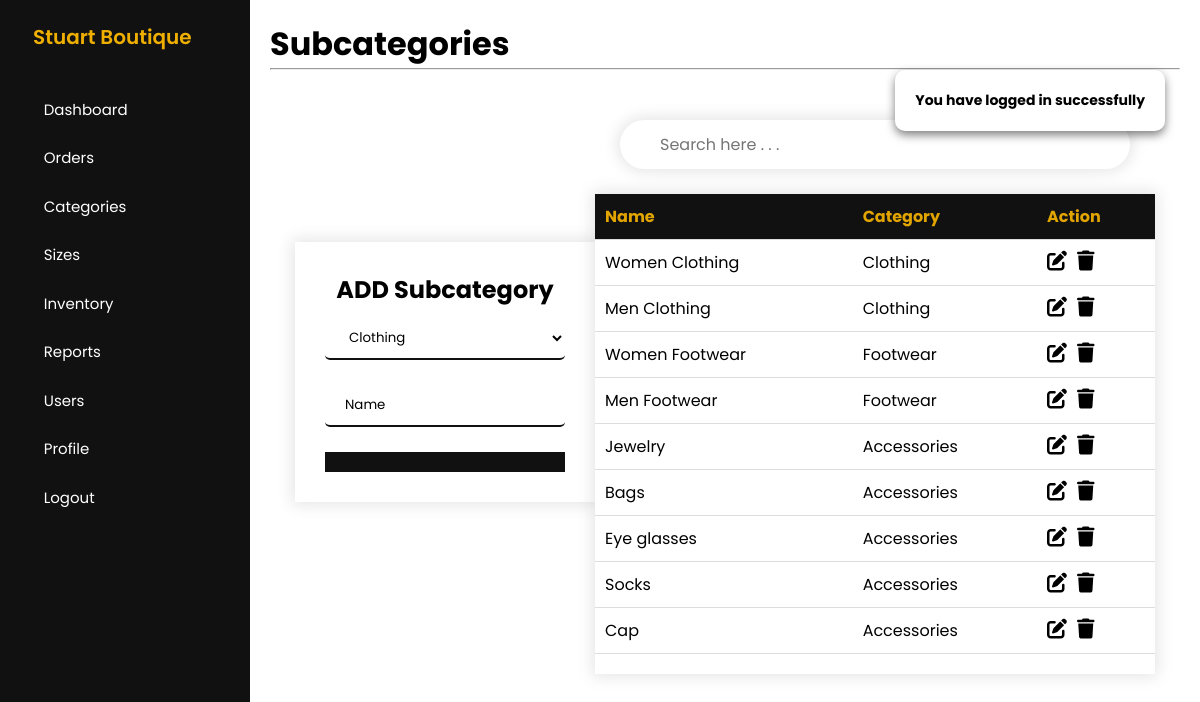
The app's page /admin/add-subcategories.php (signed in) with its own data.
### tables this page shows
CREATE TABLE `subcategories` (
  `subcategoryID` int(11) NOT NULL,
  `subcategoryName` varchar(255) NOT NULL,
  `categoryID` int(11) NOT NULL
);

CREATE TABLE `categories` (
  `categoryID` int(11) NOT NULL,
  `categoryName` varchar(255) NOT NULL
);

### config/DatabaseConnection.php (called while the page is built, shortened)
<?php
    class DatabaseConnection
    {
        public function __construct()
        {
            $this->conn = new mysqli(HOSTNAME,USERNAME,PASSWORD,DATABASE);
        }
    }
?>

### admin/controllers/CategoriesController.php (called while the page is built, shortened)
<?php
    class CategoriesController
    {
        private $conn;
        public function __construct()
        {
            $db = new DatabaseConnection;
            $this->conn = $db->conn;
        }
        public function rows($row)
        {
            return $data = [
                'id' => $row['categoryID'],
                'name' => $row['categoryName']
            ];
        }
        public function get()
        {
            $getDataQuery = "
                SELECT *
                FROM categories
            ";
            $result = $this->conn->query($getDataQuery);
            if($result->num_rows > 0){
                return $result;
            }else{
                return false;
            }
        }
    }
?>

### admin/controllers/SubcategoriesController.php (called while the page is built, shortened)
<?php
    class SubcategoriesController
    {
        private $conn;
        public function __construct()
        {
            $db = new DatabaseConnection;
            $this->conn = $db->conn;
        }
        public function rows($row)
        {
            return $data = [
                'id' => $row['subcategoryID'],
                'name' => $row['subcategoryName'],
                'categoryID' => $row['categoryID'],
                'categoryName' => $row['categoryName']
            ];
        }
        public function get()
        {
            $getDataQuery = "
                SELECT subcategories.*, categories.categoryName
                FROM subcategories
                INNER JOIN categories
                ON subcategories.categoryID = categories.categoryID
            ";
            $result = $this->conn->query($getDataQuery);
            if($result->num_rows > 0){
                return $result;
            }else{
                return false;
            }
        }
    }
?>

### admin/add-subcategories.php (the view, shortened to what this page needs)
<?php
    include_once 'controllers/SubcategoriesController.php';
    include_once 'controllers/CategoriesController.php';
    $subcategories = new SubcategoriesController;
    $categories = new CategoriesController;
    include 'includes/header.php';
    include 'includes/sidebar.php';
?>
<main>
    <h1>Subcategories</h1>
    <hr>
    <div class="whole-container">
        <div class="child-cont" id="form">
            <div class="form-container">
                <h1>ADD Subcategory</h1>
                <form action="codes/subcategories-code.php" method="post">
                    <select name="inputCategory" required>
                        <?php
                            $resultGet = $categories->get();
                            if(!$resultGet){
                                showMessage('No Categories Record Found');
                            }else{
                                 foreach($resultGet as $categoriesRows) :
                                    $data = $categories->rows($categoriesRows);
                        ?>
                                <option value="<?= $data['id'] ?>"><?= $data['name'] ?></option>
                        <?php
                                endforeach;
                            }
                        ?>
                    </select>
                    <br>
                    <br>
                    <input type="text" name="inputName" placeholder="Name" required autofocus>
                    <button type="submit" name="add-button">
                    </button>
                </form>
            </div>
        </div>
        <div class="table-container">
            <div class="another-bttn-container">
                <div class="main-search-cont">
                    <div class="search-container">
                        <input type="text" id="myInput" onkeyup="filterTable()" placeholder="Search here . . ." title="Type in a name">
                    </div>
                </div>
            </div>
            <div class="scroll-table">
                <table class="child-table" id="inventoryTable">
                    <thead>
                        <tr>
                            <th>Name</th>
                            <th>Category</th>
                            <th>Action</th>
                        </tr>
                    </thead>
                    <tbody>
                        <?php
                            $resultGet = $subcategories->get();
                            if(!$resultGet){
                                showMessage('No Subcategories Record Found');
                            }else{
                                foreach($resultGet as $subcategoriesRows) :
                                    $data = $subcategories->rows($subcategoriesRows);
                        ?>
                        <tr>
                            <td>
                                <?= $data['name'] ?>
                            </td>
                            <td>
                                <?= $data['categoryName'] ?>
                            </td>
                            <td>
                                <div class="a-cont">
                                    <a href="edit-subcategories.php?updateID=<?= $data['id'] ?>">
                                        <i class="fa-solid fa-pen-to-square"></i>
                                    </a>
                                    <form action="codes/subcategories-code.php" method="post" class="form">
                                        <button type="submit" name="delete-button" value="<?= $data['id'] ?>" class="delete-button">
                                            <i class="fa-solid fa-trash"></i>
                                        </button>
                                    </form>
                                </div>
                            </td>
                        </tr>
                        <?php
                                endforeach;
                            }
                        ?>
                    </tbody>
                </table>
            </div>
        </div>
    </div>
</main>
<?php include 'includes/footer.php'; ?>

### admin/css/sidebar4.css (style rules this page uses)
.search-container { padding: 25px 25px; align-items: center; display: flex; flex-direction: row; }
#myInput { width: 100%; font-size: 16px; padding: 12px 20px 12px 40px; border: none; outline: none; box-shadow: 0 0 15px 3px rgba(0, 0, 0, 0.1); border-radius: 25px; }

### admin/css/table8.css (style rules this page uses)
.whole-container { display: flex; flex-direction: row; padding: 25px 25px; align-items: center; overflow-x: none; overflow-x: hidden; }
.child-cont { flex: 0.9; }
.form-container { margin-bottom: 25px; padding: 30px; width: 300px; display: flex; justify-content: center; align-items: center; flex-direction: column; background-color: #fff; box-shadow: 0 0 15px 3px rgba(0, 0, 0, 0.1); }
.child-cont h1 { font-size: 24px; font-weight: bold; margin-bottom: 10px; text-align: center; color: #000; }
.child-cont input[type="text"], input[type="file"] { padding: 10px 20px; border-radius: 5px; border: none; width: 100%; background-color: #fff; border-bottom: 2px solid #111; outline: none; }
.child-cont input::placeholder { color: #000; }
.child-cont select { padding: 10px 20px; border-radius: 5px; border: none; width: 100%; background-color: #fff; border-bottom: 2px solid #111; outline: none; }
.child-cont button { padding: 10px 20px; margin-top: 25px; font-size: 20px; background-color: #111; color: #fff; border: none; cursor: pointer; width: 100%; display: flex; justify-content: center; align-items: center; }
.another-bttn-container { display: flex; }
.main-search-cont { width: 100%; }
.table-container { flex: 2; }
.scroll-table { height: 480px; overflow-y: auto; background-color: #fff; box-shadow: 0 0 15px 3px rgba(0, 0, 0, 0.1); }
.child-table { border-collapse: collapse; width: 100%; background-color: #fff; }
.child-table th { position: sticky; top: 0; }
.child-table th, .child-table td { border-bottom: 1px solid #ddd; padding: 10px; text-align: left; }
.child-table th { background-color: #111; color: #E2A500; box-shadow: 0 0 15px 3px rgba(0, 0, 0, 0.1); }
.child-table .a-cont { display: flex; gap: 10px; }
.child-table a { text-decoration: none; color: #000; }
.child-table a i { font-size: 20px; }
.child-table .delete-button { background-color: transparent; border: none; cursor: pointer; width: 0%; }
.child-table .delete-button i { font-size: 20px; }

### records on screen
subcategories: subcategoryName "Women Clothing", categoryID.categoryName "Clothing"
subcategories: subcategoryName "Men Clothing", categoryID.categoryName "Clothing"
subcategories: subcategoryName "Women Footwear", categoryID.categoryName "Footwear"
subcategories: subcategoryName "Men Footwear", categoryID.categoryName "Footwear"
subcategories: subcategoryName "Jewelry", categoryID.categoryName "Accessories"
subcategories: subcategoryName "Bags", categoryID.categoryName "Accessories"
subcategories: subcategoryName "Eye glasses", categoryID.categoryName "Accessories"
subcategories: subcategoryName "Socks", categoryID.categoryName "Accessories"
subcategories: subcategoryName "Cap", categoryID.categoryName "Accessories"

### other values on screen
form field inputCategory "Clothing"
